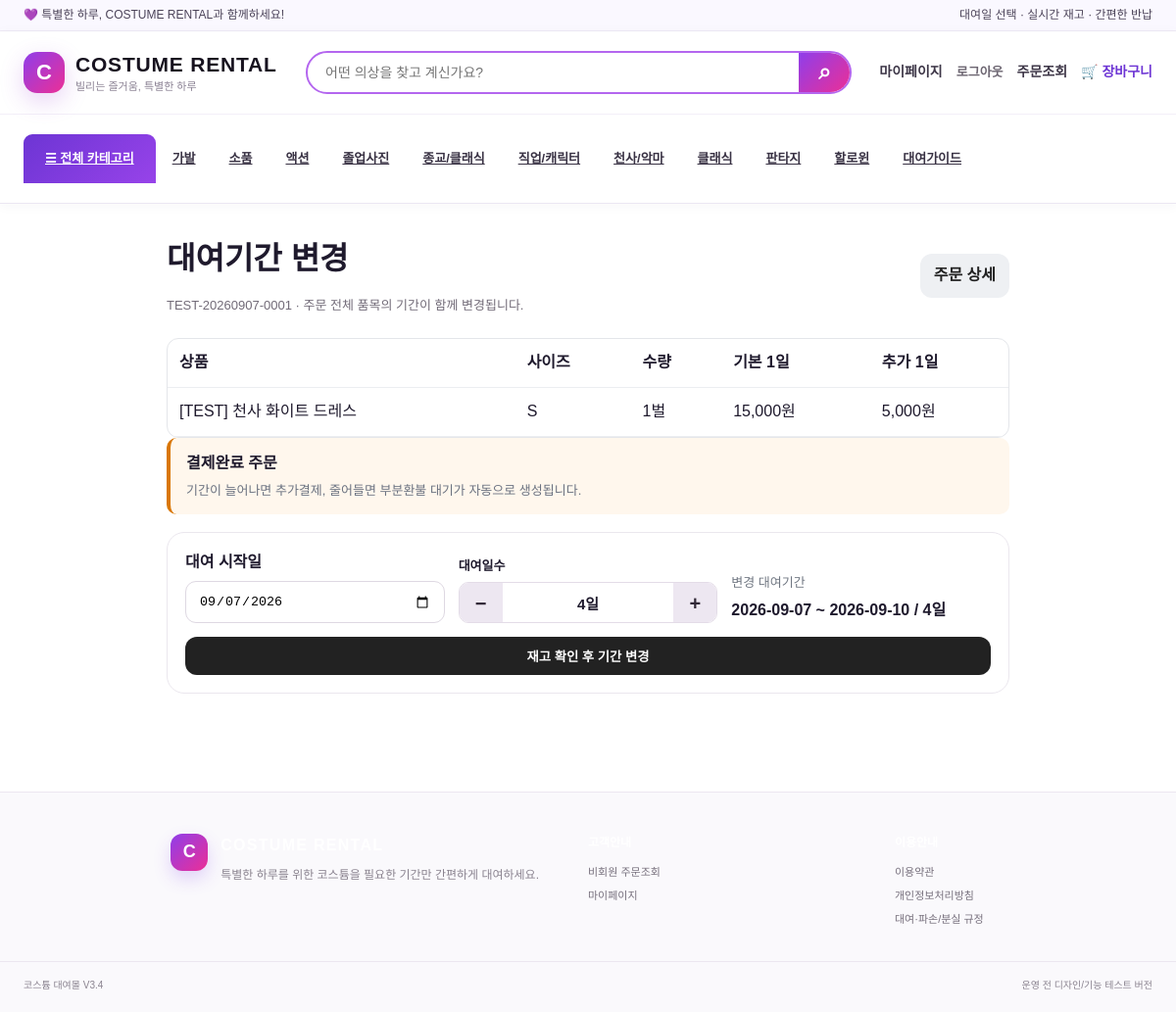
/mypage/order/1/change (signed in), run on the app's committed database.
### tables this page shows
CREATE TABLE shop_categories (id INTEGER PRIMARY KEY AUTOINCREMENT,name TEXT NOT NULL UNIQUE,slug TEXT NOT NULL UNIQUE,image_filename TEXT DEFAULT '',sort_order INTEGER NOT NULL DEFAULT 0,show_on_home INTEGER NOT NULL DEFAULT 1,is_active INTEGER NOT NULL DEFAULT 1,created_at TEXT DEFAULT '');

CREATE TABLE reservations(id INTEGER PRIMARY KEY AUTOINCREMENT,product_id INTEGER NOT NULL,size_id INTEGER,order_no TEXT DEFAULT '',customer_name TEXT NOT NULL,phone TEXT NOT NULL,start_date TEXT NOT NULL,end_date TEXT NOT NULL,qty INTEGER NOT NULL DEFAULT 1,rental_days INTEGER NOT NULL DEFAULT 1,total_price INTEGER NOT NULL DEFAULT 0,status TEXT NOT NULL DEFAULT '예약',shipping_status TEXT NOT NULL DEFAULT '발송전',return_status TEXT NOT NULL DEFAULT '회수전',memo TEXT DEFAULT '',created_at TEXT NOT NULL,recipient_name TEXT DEFAULT '',zipcode TEXT DEFAULT '',address1 TEXT DEFAULT '',address2 TEXT DEFAULT '',shipping_fee INTEGER NOT NULL DEFAULT 0,return_shipping_fee INTEGER NOT NULL DEFAULT 0,deposit_total INTEGER NOT NULL DEFAULT 0,final_amount INTEGER NOT NULL DEFAULT 0,outbound_carrier TEXT DEFAULT '',outbound_tracking_no TEXT DEFAULT '',return_carrier TEXT DEFAULT '',return_tracking_no TEXT DEFAULT '',dispatch_date TEXT DEFAULT '',pickup_date TEXT DEFAULT '',deposit_received INTEGER NOT NULL DEFAULT 0,damage_deduction INTEGER NOT NULL DEFAULT 0,additional_charge INTEGER NOT NULL DEFAULT 0,refund_amount INTEGER NOT NULL DEFAULT 0,refund_status TEXT NOT NULL DEFAULT '미정산',settlement_note TEXT DEFAULT '',refund_date TEXT DEFAULT '',is_test INTEGER NOT NULL DEFAULT 0, payment_status TEXT NOT NULL DEFAULT '결제완료', payment_method TEXT DEFAULT '', paid_at TEXT DEFAULT '', order_source TEXT NOT NULL DEFAULT '온라인', member_id INTEGER, payment_token TEXT DEFAULT '', payment_failure_reason TEXT DEFAULT '', payment_updated_at TEXT DEFAULT '', payment_expires_at TEXT DEFAULT '', paid_order_amount INTEGER NOT NULL DEFAULT 0, order_refund_total INTEGER NOT NULL DEFAULT 0, order_extra_paid_total INTEGER NOT NULL DEFAULT 0, cancellation_fee INTEGER NOT NULL DEFAULT 0, cancellation_refund_amount INTEGER NOT NULL DEFAULT 0, cancellation_rate INTEGER NOT NULL DEFAULT 0, cancellation_policy TEXT DEFAULT '', cancelled_at TEXT DEFAULT '', toss_order_id TEXT DEFAULT '', toss_payment_key TEXT DEFAULT '', toss_payment_status TEXT DEFAULT '', toss_method TEXT DEFAULT '', toss_approved_at TEXT DEFAULT '', toss_receipt_url TEXT DEFAULT '', toss_last_error TEXT DEFAULT '', toss_raw_json TEXT DEFAULT '', toss_confirm_idempotency_key TEXT DEFAULT '', deposit_payment_status TEXT NOT NULL DEFAULT '입금대기', deposit_received_at TEXT DEFAULT '', deposit_payment_note TEXT DEFAULT '');

CREATE TABLE reservation_items(id INTEGER PRIMARY KEY AUTOINCREMENT,reservation_id INTEGER NOT NULL,product_id INTEGER NOT NULL,size_id INTEGER,qty INTEGER NOT NULL DEFAULT 1,daily_price INTEGER NOT NULL DEFAULT 0,rental_days INTEGER NOT NULL DEFAULT 1,total_price INTEGER NOT NULL DEFAULT 0,deposit_total INTEGER NOT NULL DEFAULT 0, extra_daily_price integer not null default 0);

CREATE TABLE products(id INTEGER PRIMARY KEY AUTOINCREMENT,name TEXT NOT NULL,category TEXT NOT NULL,size TEXT DEFAULT '',stock INTEGER NOT NULL DEFAULT 0,daily_price INTEGER NOT NULL DEFAULT 0,deposit INTEGER NOT NULL DEFAULT 0,description TEXT DEFAULT '',image_filename TEXT DEFAULT '',is_active INTEGER NOT NULL DEFAULT 1,is_test INTEGER NOT NULL DEFAULT 0, components TEXT DEFAULT '', size_guide TEXT DEFAULT '', rental_notes TEXT DEFAULT '', extra_daily_price integer not null default 0);

### app.py (the view, shortened to what this page needs)
@app.route('/mypage/order/<int:rid>/change', methods=['GET','POST'])
@member_required
def mypage_order_change(rid):
    member=current_member(); conn=db(); order=conn.execute('SELECT * FROM reservations WHERE id=? AND member_id=?',(rid,member['id'])).fetchone()
    if not order:
        conn.close(); return '주문을 찾을 수 없습니다.',404
    items=conn.execute("SELECT ri.*,p.name,COALESCE(ps.size_name,p.size,'FREE') size_name FROM reservation_items ri JOIN products p ON p.id=ri.product_id LEFT JOIN product_sizes ps ON ps.id=ri.size_id WHERE ri.reservation_id=? ORDER BY ri.id",(rid,)).fetchall()
    if order['status']!='예약' or order['shipping_status']!='발송전':
        conn.close(); flash('발송 전 예약 상태의 주문만 변경할 수 있습니다.'); return redirect(url_for('mypage_order',rid=rid))
    conn.close(); return render_template('mypage_order_change.html',order=order,items=items,today=date.today().isoformat())

### app.py (called while the page is built, shortened)
def db():
    conn = sqlite3.connect(DB)
    conn.row_factory = sqlite3.Row
    conn.execute('PRAGMA foreign_keys=ON')
    return conn

def get_text_setting(conn, key, default=''):
    row = conn.execute('SELECT value FROM settings WHERE key=?', (key,)).fetchone()
    return row['value'] if row else default

@app.before_request
def expire_stale_payment_holds():
    if request.endpoint == 'static':
        return
    conn=db(); now_text=datetime.now().strftime('%Y-%m-%d %H:%M')
    try:
        rows=conn.execute("SELECT * FROM reservations WHERE payment_status='결제대기' AND COALESCE(payment_expires_at,'')<>'' AND payment_expires_at<?",(now_text,)).fetchall()
    except sqlite3.OperationalError:
        conn.close(); return
    for row in rows:
        conn.execute("UPDATE reservations SET payment_status='결제실패',payment_failure_reason='결제시간 만료',payment_updated_at=? WHERE id=?",(now_text,row['id']))
        log_payment_transaction(conn,row['id'],row['payment_method'],card_payment_amount(row),'실패','결제시간 만료')
    if rows:
        conn.commit()
    conn.close()

def queue_due_pickup_notifications(conn):
    today=date.today()
    targets=((today+timedelta(days=1)).isoformat(), today.isoformat())
    rows=conn.execute("SELECT id,pickup_date FROM reservations WHERE pickup_date IN (?,?) AND payment_status='결제완료' AND status IN ('예약','대여중') AND return_status<>'회수완료'",targets).fetchall()
    created=0
    for row in rows:
        if queue_notification(conn,row['id'],'회수예정',f"{row['id']}:회수예정:{row['pickup_date']}"):
            created+=1
    return created

def current_member():
    member_id = session.get('member_user_id')
    if not member_id:
        return None
    conn = db()
    row = conn.execute('SELECT id,name,phone,phone_key,email,zipcode,address1,address2,is_active,last_login_at FROM member_accounts WHERE id=?', (member_id,)).fetchone()
    conn.close()
    if not row or not row['is_active']:
        session.pop('member_user_id', None)
        return None
    return row

def member_required(view):
    @wraps(view)
    def wrapped(*args, **kwargs):
        if not current_member():
            flash('로그인이 필요한 메뉴입니다.')
            return redirect(url_for('member_login', next=request.path))
        return view(*args, **kwargs)
    return wrapped

def current_admin():
    admin_id = session.get('admin_user_id')
    if not admin_id:
        return None

### templates/mypage_order_change.html (shortened to what this page needs)
{% extends 'base.html' %}{% block title %}대여기간 변경{% endblock %}{% block content %}
<div class="memberform"><div class="pagehead"><div><h1>대여기간 변경</h1><p class="muted">{{order.order_no}} · 주문 전체 품목의 기간이 함께 변경됩니다.</p></div><a class="button ghost" href="{{url_for('mypage_order',rid=order.id)}}">주문 상세</a></div>
<div class="tablewrap"><table><thead><tr><th>상품</th><th>사이즈</th><th>수량</th><th>기본 1일</th><th>추가 1일</th></tr></thead><tbody>{% for i in items %}<tr><td>{{i.name}}</td><td>{{i.size_name}}</td><td>{{i.qty}}벌</td><td>{{'{:,}'.format(i.daily_price)}}원</td><td>{{'{:,}'.format(i.extra_daily_price)}}원</td></tr>{% endfor %}</tbody></table></div>
{% if order.payment_status=='결제완료' %}<div class="adjustment-notice"><b>결제완료 주문</b><span>기간이 늘어나면 추가결제, 줄어들면 부분환불 대기가 자동으로 생성됩니다.</span></div>{% endif %}
<form method="post" class="panel changeperiod"><label>대여 시작일<input type="date" id="startDate" name="start_date" min="{{today}}" value="{{order.start_date}}" required></label><div class="durationfield"><span>대여일수</span><div class="durationstepper"><button type="button" id="minusDay">−</button><b id="dayText">{{order.rental_days}}일</b><button type="button" id="plusDay">+</button></div><input type="hidden" id="rentalDays" name="rental_days" value="{{order.rental_days}}"></div><div class="periodpreview"><span>변경 대여기간</span><strong id="periodText"></strong></div><button>재고 확인 후 기간 변경</button></form></div>
{% endblock %}

### templates/base.html (shortened to what this page needs)
<!doctype html>
<html lang="ko">
<head>
  <link rel="stylesheet" href="{{ url_for('static',filename='style.css') }}">
</head>
<body class="{% if admin_user %}has-adminbar{% endif %}">
  <div class="noticebar"><div class="wrap noticeinner"><span>💜 특별한 하루, COSTUME RENTAL과 함께하세요!</span><span class="noticehide">대여일 선택 · 실시간 재고 · 간편한 반납</span></div></div>
  <header class="siteheader v34-header">
    <div class="wrap v34-head-main">
      <a class="shopbrand" href="{{ url_for('home') }}"><span class="brandmark">C</span><span><b>COSTUME RENTAL</b><small>빌리는 즐거움, 특별한 하루</small></span></a>
      <form class="v34-head-search" action="{{url_for('home')}}#catalog" method="get"><input type="search" name="q" placeholder="어떤 의상을 찾고 계신가요?"><button aria-label="검색">⌕</button></form>
      <div class="navaccount v34-account">{% if member_user %}<a href="{{url_for('mypage')}}">마이페이지</a><form class="plainform" method="post" action="{{url_for('member_logout')}}"><button class="textbutton">로그아웃</button></form>{% else %}<a href="{{url_for('member_login')}}">로그인</a><a href="{{url_for('member_signup')}}">회원가입</a>{% endif %}<a href="{{url_for('order_lookup')}}">주문조회</a><a class="v34-cart" href="{{url_for('cart_view')}}">🛒 장바구니</a>{% if admin_user %}<a class="adminquick" href="{{url_for('dashboard')}}">관리자</a>{% endif %}</div>
    </div>
    {% if nav_categories %}<nav class="v34-category-nav"><div class="wrap"><a class="v34-allcat" href="{{url_for('home')}}#catalog">☰ 전체 카테고리</a>{% for c in nav_categories %}<a href="{{url_for('home',category=c.slug)}}#catalog">{{c.name}}</a>{% endfor %}<a href="{{url_for('order_lookup')}}">대여가이드</a></div></nav>{% endif %}
  </header>
  <main class="wrap sitecontent">{% with messages=get_flashed_messages() %}{% if messages %}{% for m in messages %}<div class="flash">{{ m }}</div>{% endfor %}{% endif %}{% endwith %}{% block content %}{% endblock %}</main>
  <footer class="sitefooter"><div class="wrap footergrid"><div class="footerbrand"><span class="brandmark smallmark">C</span><div><b>COSTUME RENTAL</b><p>특별한 하루를 위한 코스튬을 필요한 기간만 간편하게 대여하세요.</p></div></div><div><b>고객안내</b><a href="{{url_for('order_lookup')}}">비회원 주문조회</a>{% if member_user %}<a href="{{url_for('mypage')}}">마이페이지</a>{% else %}<a href="{{url_for('member_login')}}">회원 로그인</a>{% endif %}</div><div><b>이용안내</b><a href="{{url_for('legal_policy',doc_type='terms')}}">이용약관</a><a href="{{url_for('legal_policy',doc_type='privacy')}}">개인정보처리방침</a><a href="{{url_for('legal_policy',doc_type='rental')}}">대여·파손/분실 규정</a></div></div><div class="wrap footercopy"><span>코스튬 대여몰 V3.4</span><span>운영 전 디자인/기능 테스트 버전</span></div></footer>
</body>
</html>

### data on the page
shop_categories: name "가발"
shop_categories: name "소품"
shop_categories: name "액션"
shop_categories: name "졸업사진"
shop_categories: name "종교/클래식"
shop_categories: name "직업/캐릭터"
shop_categories: name "천사/악마"
shop_categories: name "클래식"
shop_categories: name "판타지"
shop_categories: name "할로윈"
reservations: order_no "TEST-20260907-0001", start_date "09/07/2026"
reservation_items: name "[TEST] 천사 화이트 드레스", size_name "S", qty "1", daily_price "15,000", extra_daily_price "5,000"
